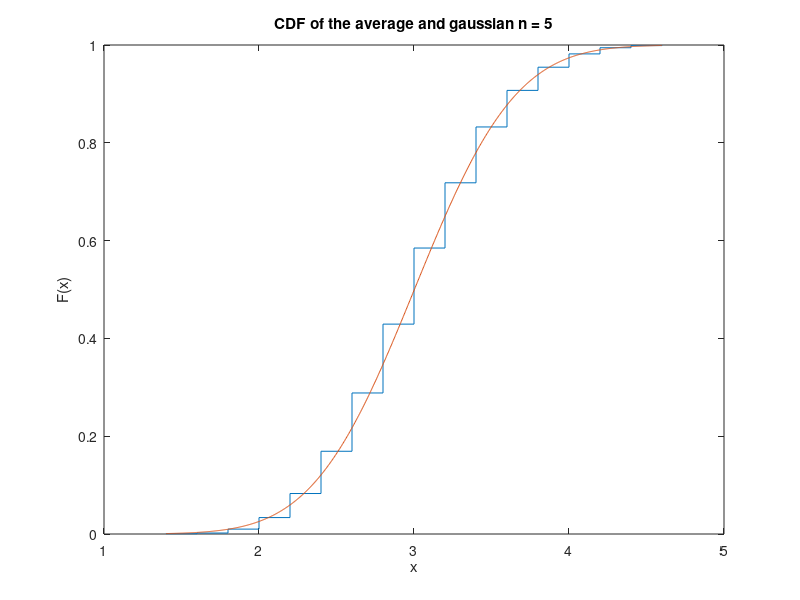
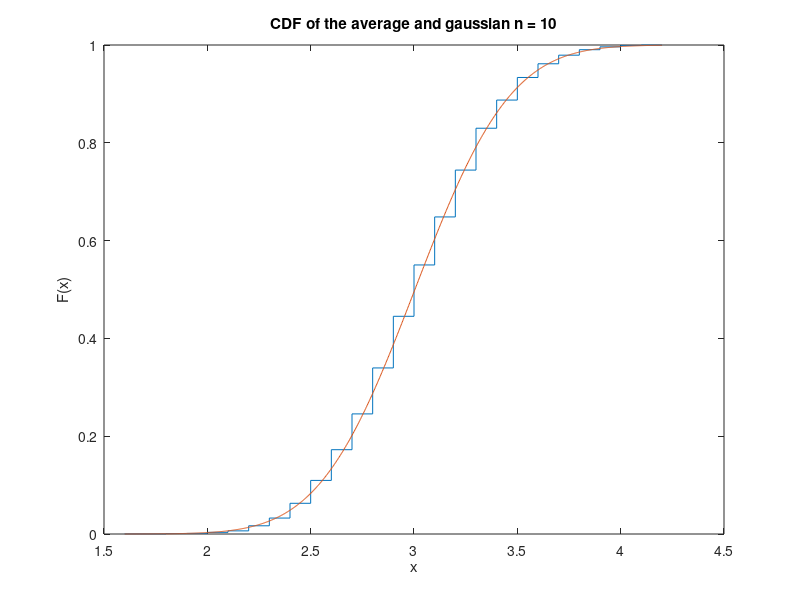
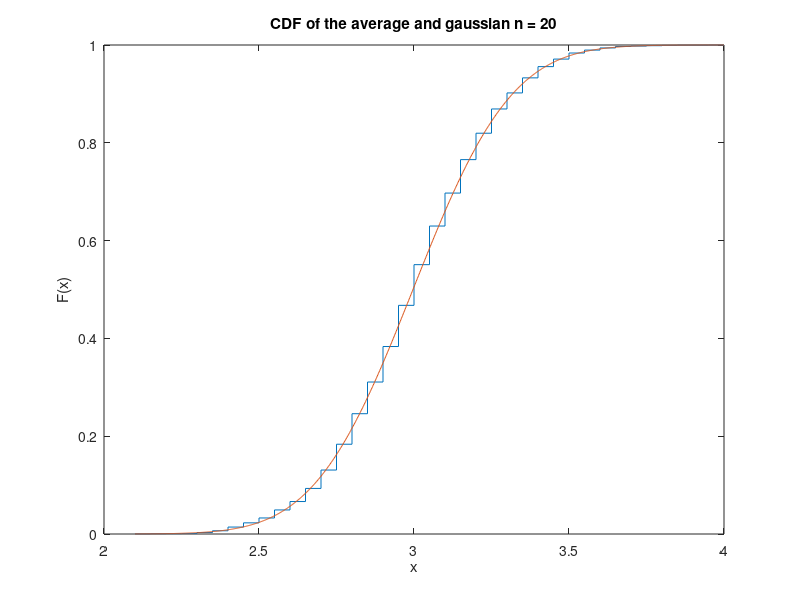
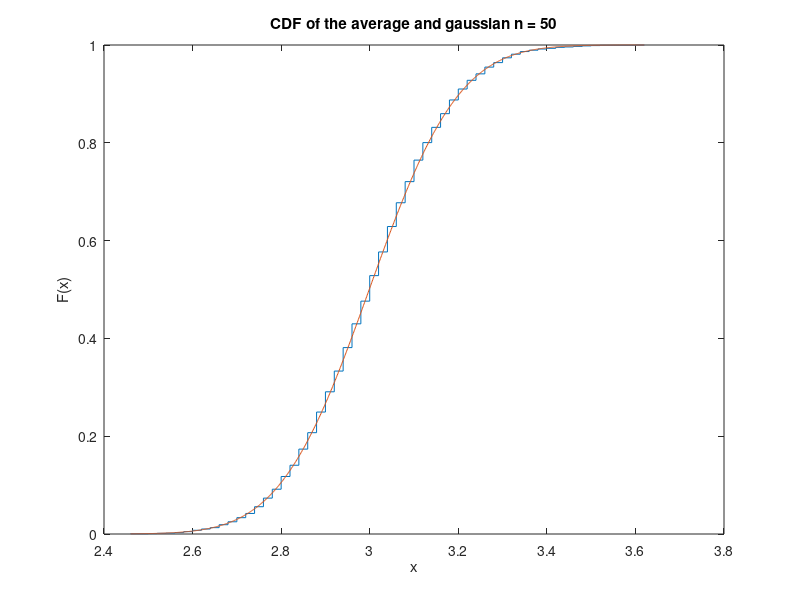

The MATLAB script that drew these images, in order:
clear;
close all;
clc;

for n = [5 10 20 50 100 200 500 1000 5000 10000]
    nsamp = 5000;
    x = rand(nsamp, n);
    x(x < 0.05) = 1; x(x >= 0.05 & x < 0.45) = 2;x(x >= 0.45 & x<0.6) = 3;
    x(x >= 0.6 & x< 0.9) = 4; x(x>=0.9 & x<1) = 5;
    sumx = sum(x, 2)/n;
    ecdf(sumx)
    hold on;
    mu = mean(sumx);
    sigma = std(sumx);
    gvals = linspace(min(sumx), max(sumx), 1000);
    p = normcdf(gvals, mu, sigma);
    plot(gvals, p);
    title (sprintf('CDF of the average and gaussian n = %d',n));
    hold off;
    filename = sprintf('plot_n_%d.png', n);
    saveas(gcf, filename);
    pause(0.5);
end
